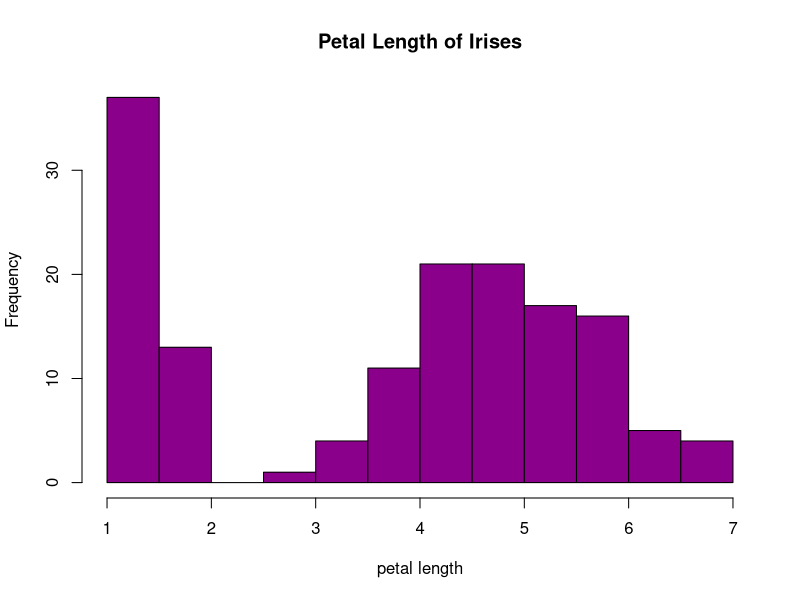
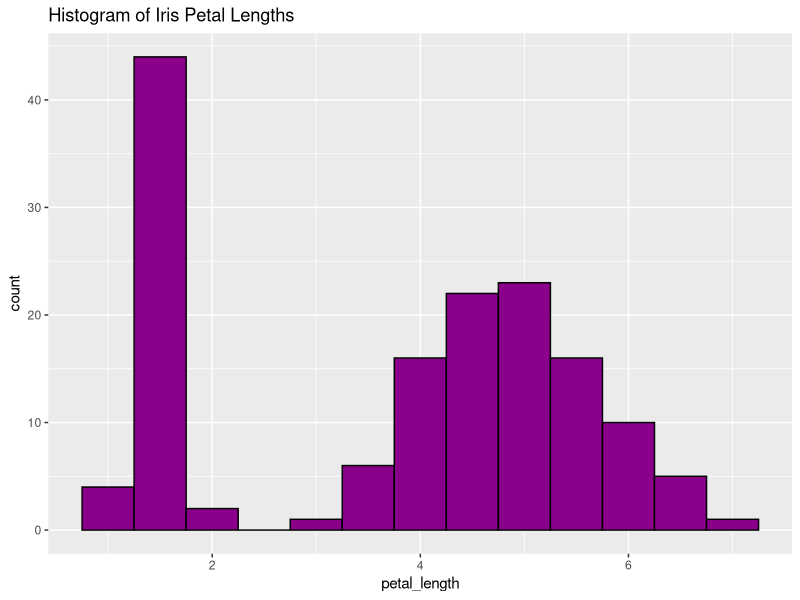

Reproduce these figures in R, in order.
###################################################
##Script for Case Study #1, GEO 511
##Author: Betsy McCall
##Created: 09/08/2020
##Edited:
###################################################

data(iris)

petal_length <- iris$Petal.Length
petal_length_mean <- mean(petal_length)

hist(petal_length,main="Petal Length of Irises", xlab="petal length",col="dark magenta")
##hist(petal_length,main="Petal Length of Irises", xlab="petal length",col="dark magenta", freq=FALSE)

##ggplot version
library(ggplot2)

plot2 <- ggplot(iris, 
                aes(x=petal_length))+
  geom_histogram(binwidth=0.5,color="black", 
                 fill="dark magenta")+
  labs(title="Histogram of Iris Petal Lengths")
print(plot2)

############################################
##end
############################################
